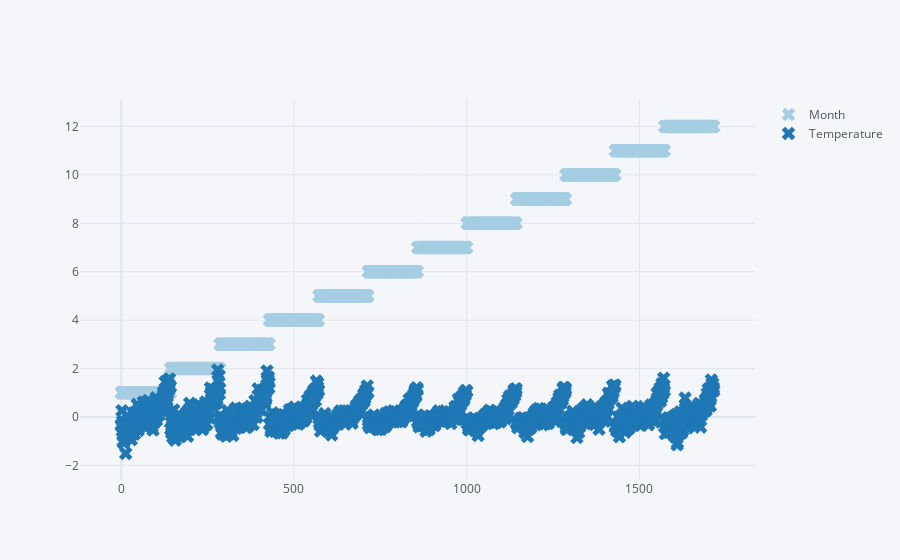

Write notebook code for a chart like this one.
### Code cell
main(cate)

### Figure 1 — Plotly figure (JSON) as saved in the notebook; plotly's stock layout.template omitted (floating-point values rounded to 4 significant figures; data arrays with more than 128 entries replaced by an {"elided": "..."} marker saying what was removed)
{"data": [{"line": {"color": "rgba(166, 206, 227, 1.0)", "dash": "solid", "shape": "linear", "width": 1.3}, "marker": {"size": 12, "symbol": "x"}, "mode": "markers", "name": "Month", "text": "", "type": "scatter", "x": {"elided": "1716 int values"}, "y": {"elided": "1716 int values"}}, {"line": {"color": "rgba(31, 120, 180, 1.0)", "dash": "solid", "shape": "linear", "width": 1.3}, "marker": {"size": 12, "symbol": "x"}, "mode": "markers", "name": "Temperature", "text": "", "type": "scatter", "x": {"elided": "1716 int values"}, "y": {"elided": "1716 float values"}}], "layout": {"legend": {"bgcolor": "#F5F6F9", "font": {"color": "#4D5663"}}, "paper_bgcolor": "#F5F6F9", "plot_bgcolor": "#F5F6F9", "title": {"font": {"color": "#4D5663"}}, "xaxis": {"gridcolor": "#E1E5ED", "showgrid": true, "tickfont": {"color": "#4D5663"}, "title": {"font": {"color": "#4D5663"}, "text": ""}, "zerolinecolor": "#E1E5ED"}, "yaxis": {"gridcolor": "#E1E5ED", "showgrid": true, "tickfont": {"color": "#4D5663"}, "title": {"font": {"color": "#4D5663"}, "text": ""}, "zerolinecolor": "#E1E5ED"}}}
